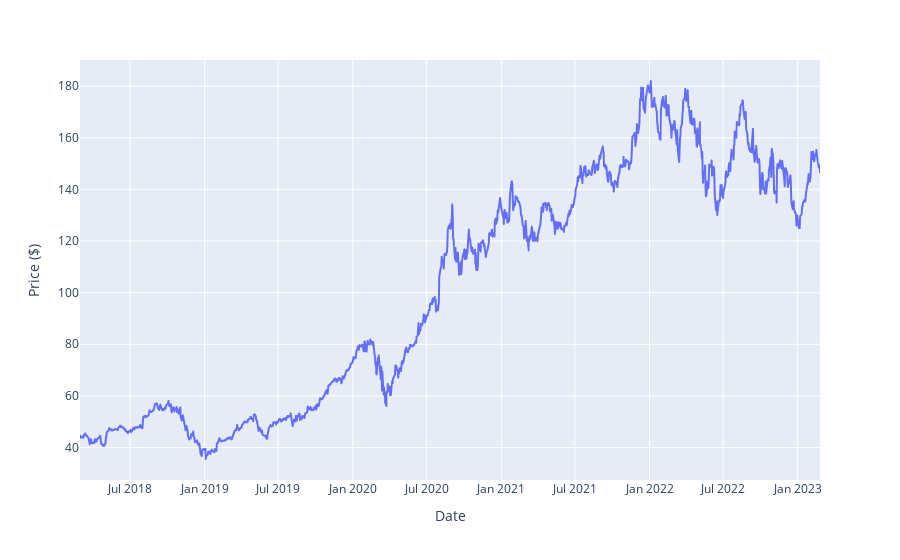

The cell this chart's notebook holds for it:
### Code cell
dividends = 0
def graph(closing, time_frame):
    today = date.today()
    if time_frame == '1 Week':
        start_date = today - timedelta(days = 7)
    elif time_frame == '1 Month':
        start_date = today - timedelta(days = 30)
    elif time_frame == '3 Months':
        start_date = today - timedelta(days = 90)
    elif time_frame == '6 Months':
        start_date = today - timedelta(days = 180)
    elif time_frame == '1 Year':
        start_date = today - timedelta(days = 365)
    elif time_frame == '3 Years':
        start_date = today - timedelta(days = 1095)
    elif time_frame == '5 Years':
        start_date = today - timedelta(days = 1825)
    else:
        raise ValueError("Invalid time frame")
    fig = px.line(x= closing[start_date:today].index, y = closing.loc[start_date:today])
    fig.update_layout(
        yaxis_title = "Price ($)",
        xaxis_title = "Date"
    )
    if dividends != 0:
        past_dates = date_objects[date_objects > start_date]
        dividend_trace = go.Scatter(
            x = past_dates,
            y=closing.loc[past_dates],
            mode='markers',
            marker=dict(
                symbol='cross',
                size=10,
                color='black',
                line=dict(width=2, color='black')
            ),
            name='Dividend Payout Dates'
        )
        fig.add_trace(dividend_trace)
        return fig
    else:
        return fig
prices = fa.stock_data('AAPL', period = "5y", interval = "1d")
graph(prices["close"], '5 Years')

### Figure 1 — Plotly figure (JSON) as saved in the notebook; plotly's stock layout.template omitted (floating-point values rounded to 4 significant figures; data arrays with more than 128 entries replaced by an {"elided": "..."} marker saying what was removed)
{"data": [{"hovertemplate": "x=%{x}<br>y=%{y}<extra></extra>", "legendgroup": "", "line": {"color": "#636efa", "dash": "solid"}, "marker": {"symbol": "circle"}, "mode": "lines", "name": "", "showlegend": false, "type": "scattergl", "x": {"elided": "1258 str values"}, "xaxis": "x", "y": {"elided": "1258 float values"}, "yaxis": "y"}], "layout": {"legend": {"tracegroupgap": 0}, "margin": {"t": 60}, "xaxis": {"anchor": "y", "domain": [0, 1], "title": {"text": "Date"}}, "yaxis": {"anchor": "x", "domain": [0, 1], "title": {"text": "Price ($)"}}}}
